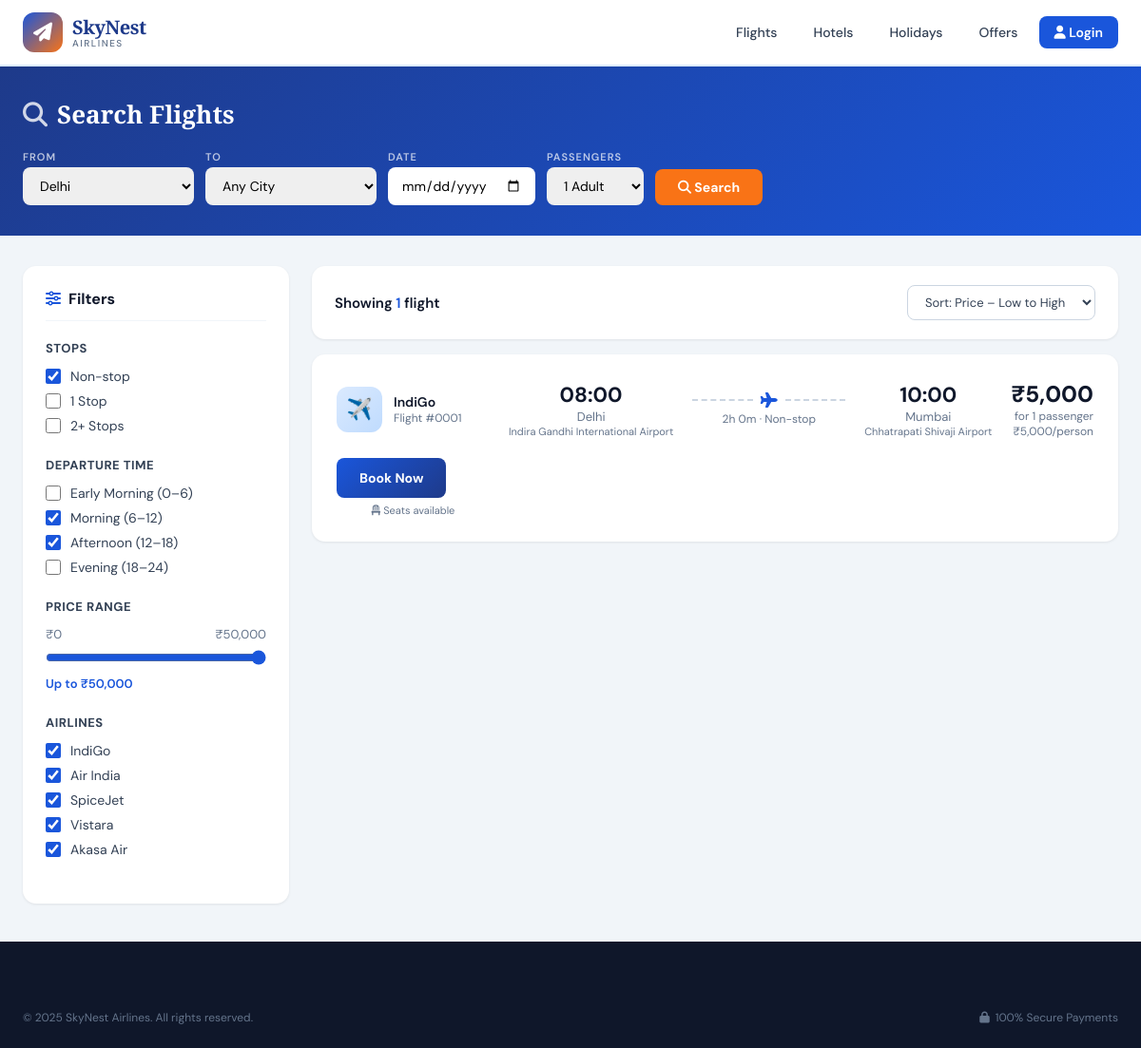
/search.php?from=1, run on the app's committed database.
### tables this page shows
CREATE TABLE `flights` (
  `flight_id` int NOT NULL,
  `airline_id` int DEFAULT NULL,
  `departure_airport` int DEFAULT NULL,
  `arrival_airport` int DEFAULT NULL,
  `departure_time` datetime DEFAULT NULL,
  `arrival_time` datetime DEFAULT NULL,
  `price` int DEFAULT NULL
);

CREATE TABLE `airlines` (
  `airline_id` int NOT NULL,
  `airline_name` varchar(100) NOT NULL,
  `email` varchar(100) DEFAULT NULL,
  `headquarter` varchar(100) DEFAULT NULL
);

CREATE TABLE `airports` (
  `airport_id` int NOT NULL,
  `airport_name` varchar(100) DEFAULT NULL,
  `city` varchar(50) DEFAULT NULL,
  `state` varchar(50) DEFAULT NULL,
  `country` varchar(50) DEFAULT NULL
);

### search.php (the view, shortened to what this page needs)
<?php include 'db.php'; ?>
<?php
$from       = isset($_GET['from']) ? intval($_GET['from']) : 0;
$date       = isset($_GET['date']) ? $_GET['date'] : '';
$passengers = isset($_GET['passengers']) ? intval($_GET['passengers']) : 1;
$airports = [];
$res = $conn->query("SELECT airport_id, airport_name, city FROM airports ORDER BY city");
if ($res) while ($row = $res->fetch_assoc()) $airports[] = $row;
$flights = [];
$where = [];
if ($from) $where[] = "f.departure_airport = $from";
$sql = "SELECT f.flight_id, f.price, f.departure_time, f.arrival_time,
               al.airline_name, al.airline_id,
               a1.city AS dep_city, a1.airport_name AS dep_airport, a1.country AS dep_country,
               a2.city AS arr_city, a2.airport_name AS arr_airport, a2.country AS arr_country,
               fs.departure_date, fs.gate_number, fs.status, fs.schedule_id
        FROM flights f
        JOIN airlines al ON f.airline_id = al.airline_id
        JOIN airports a1 ON f.departure_airport = a1.airport_id
        JOIN airports a2 ON f.arrival_airport = a2.airport_id
        LEFT JOIN flight_schedule fs ON fs.flight_id = f.flight_id";
if (!empty($where)) $sql .= " WHERE " . implode(' AND ', $where);
$sql .= " ORDER BY f.price ASC";
$result = $conn->query($sql);
if ($result) while ($row = $result->fetch_assoc()) $flights[] = $row;
?>
<!DOCTYPE html>
<html lang="en">
<head>
    <link rel="stylesheet" href="style.css">
    <link rel="stylesheet" href="https://cdnjs.cloudflare.com/ajax/libs/font-awesome/6.5.0/css/all.min.css">
</head>
<body>
<nav class="navbar">
    <div class="nav-container">
        <a href="index.php" class="logo">
            <div class="logo-icon"><i class="fas fa-paper-plane"></i></div>
            <div class="logo-text">
                <span class="logo-name">SkyNest</span>
                <span class="logo-tagline">Airlines</span>
            </div>
        </a>
        <div class="nav-links">
            <a href="index.php">Flights</a>
            <a href="#">Hotels</a>
            <a href="#">Holidays</a>
            <a href="#">Offers</a>
            <a href="index.php" class="nav-cta"><i class="fas fa-user"></i> Login</a>
        </div>
    </div>
</nav>
<div class="page-header">
    <div class="page-header-container">
        <h1><i class="fas fa-search" style="margin-right:10px;opacity:0.8;"></i>Search Flights</h1>
        <form action="search.php" method="GET" style="margin-top:20px; display:flex; gap:12px; flex-wrap:wrap; align-items:flex-end;">
            <div style="display:flex;flex-direction:column;gap:4px;">
                <label style="font-size:11px;color:rgba(255,255,255,0.7);font-weight:600;text-transform:uppercase;letter-spacing:1px;">From</label>
                <select name="from" style="padding:10px 14px;border-radius:8px;border:none;font-family:inherit;font-size:14px;min-width:180px;">
                    <?php foreach ($airports as $ap): ?>
                        <option value="<?= $ap['airport_id'] ?>" <?= $ap['airport_id'] == $from ? 'selected' : '' ?>>
                            <?= htmlspecialchars($ap['city']) ?>
                        </option>
                    <?php endforeach; ?>
                </select>
            </div>
            <div style="display:flex;flex-direction:column;gap:4px;">
                <label style="font-size:11px;color:rgba(255,255,255,0.7);font-weight:600;text-transform:uppercase;letter-spacing:1px;">To</label>
                <select name="to" style="padding:10px 14px;border-radius:8px;border:none;font-family:inherit;font-size:14px;min-width:180px;">
                    <option value="">Any City</option>
                </select>
            </div>
            <div style="display:flex;flex-direction:column;gap:4px;">
                <label style="font-size:11px;color:rgba(255,255,255,0.7);font-weight:600;text-transform:uppercase;letter-spacing:1px;">Date</label>
                <input type="date" name="date" value="<?= htmlspecialchars($date) ?>" min="<?= date('Y-m-d') ?>" style="padding:10px 14px;border-radius:8px;border:none;font-family:inherit;font-size:14px;">
            </div>
            <div style="display:flex;flex-direction:column;gap:4px;">
                <label style="font-size:11px;color:rgba(255,255,255,0.7);font-weight:600;text-transform:uppercase;letter-spacing:1px;">Passengers</label>
                <select name="passengers" style="padding:10px 14px;border-radius:8px;border:none;font-family:inherit;font-size:14px;">
                    <?php for ($i=1; $i<=6; $i++): ?>
                        <option value="<?=$i?>" <?=$i==$passengers?'selected':''?>><?=$i?> Adult<?=$i>1?'s':''?></option>
                    <?php endfor; ?>
                </select>
            </div>
            <button type="submit" style="padding:10px 24px;background:#f97316;color:white;border:none;border-radius:8px;font-family:inherit;font-size:14px;font-weight:700;cursor:pointer;">
                <i class="fas fa-search"></i> Search
            </button>
        </form>
    </div>
</div>
<div class="results-layout">
    <aside class="filter-panel">
        <h3><i class="fas fa-sliders-h" style="margin-right:8px;color:var(--primary);"></i>Filters</h3>
        <div class="filter-group">
            <h4>Stops</h4>
            <label class="filter-option"><input type="checkbox" checked> Non-stop</label>
            <label class="filter-option"><input type="checkbox"> 1 Stop</label>
            <label class="filter-option"><input type="checkbox"> 2+ Stops</label>
        </div>
        <div class="filter-group">
            <h4>Departure Time</h4>
            <label class="filter-option"><input type="checkbox"> Early Morning (0–6)</label>
            <label class="filter-option"><input type="checkbox" checked> Morning (6–12)</label>
            <label class="filter-option"><input type="checkbox" checked> Afternoon (12–18)</label>
            <label class="filter-option"><input type="checkbox"> Evening (18–24)</label>
        </div>
        <div class="filter-group">
            <h4>Price Range</h4>
            <div style="display:flex;justify-content:space-between;font-size:13px;color:var(--gray-500);margin-bottom:8px;">
                <span>₹0</span><span>₹50,000</span>
            </div>
            <input type="range" min="0" max="50000" value="50000" style="width:100%;accent-color:var(--primary);" oninput="this.nextElementSibling.textContent='Up to ₹'+Number(this.value).toLocaleString()">
            <div style="font-size:13px;color:var(--primary);font-weight:600;margin-top:6px;">Up to ₹50,000</div>
        </div>
        <div class="filter-group">
            <h4>Airlines</h4>
            <?php
            $airlines = [];
            $ar = $conn->query("SELECT DISTINCT airline_name FROM airlines");
            if ($ar) while ($row = $ar->fetch_assoc()) $airlines[] = $row['airline_name'];
            foreach ($airlines as $al): ?>
            <label class="filter-option"><input type="checkbox" checked> <?= htmlspecialchars($al) ?></label>
            <?php endforeach; ?>
        </div>
    </aside>
    <div>
        <div class="results-header">
            <div class="results-count">
                Showing <span><?= count($flights) ?></span> flight<?= count($flights) != 1 ? 's' : '' ?>
            </div>
            <select class="sort-select">
                <option>Sort: Price – Low to High</option>
            </select>
        </div>
        <?php foreach ($flights as $f):
            $dep = new DateTime($f['departure_time']);
            $arr = new DateTime($f['arrival_time']);
            $diff = $dep->diff($arr);
            $duration = $diff->h . 'h ' . $diff->i . 'm';
        ?>
        <div class="flight-card">
            <div class="airline-info">
                <div class="airline-logo">✈️</div>
                <div>
                    <div class="airline-name"><?= htmlspecialchars($f['airline_name']) ?></div>
                    <div class="flight-number">Flight #<?= str_pad($f['flight_id'], 4, '0', STR_PAD_LEFT) ?></div>
                </div>
            </div>
            <div class="time-info">
                <div class="time"><?= $dep->format('H:i') ?></div>
                <div class="airport-code"><?= htmlspecialchars($f['dep_city']) ?></div>
                <div style="font-size:11px;color:var(--gray-500);"><?= htmlspecialchars($f['dep_airport']) ?></div>
            </div>
            <div class="duration-info">
                <div class="duration-line">
                    <hr>
                    <i class="fas fa-plane"></i>
                    <hr>
                </div>
                <div class="duration-text"><?= $duration ?> · Non-stop</div>
            </div>
            <div class="time-info">
                <div class="time"><?= $arr->format('H:i') ?></div>
                <div class="airport-code"><?= htmlspecialchars($f['arr_city']) ?></div>
                <div style="font-size:11px;color:var(--gray-500);"><?= htmlspecialchars($f['arr_airport']) ?></div>
            </div>
            <div class="flight-price">
                <div class="price">₹<?= number_format($f['price'] * $passengers) ?></div>
                <div class="price-label">for <?= $passengers ?> passenger<?= $passengers > 1 ? 's' : '' ?></div>
                <div style="font-size:12px;color:var(--gray-500);">₹<?= number_format($f['price']) ?>/person</div>
            </div>
            <div>
                <a href="passenger.php?flight_id=<?= $f['flight_id'] ?>&passengers=<?= $passengers ?>&schedule_id=<?= $f['schedule_id'] ?>" class="btn-book">
                    Book Now
                </a>
                <div style="font-size:11px;color:var(--gray-500);text-align:center;margin-top:6px;">
                    <i class="fas fa-chair"></i> Seats available
                </div>
            </div>
        </div>
        <?php endforeach; ?>
    </div>
</div>
<footer class="footer" style="margin-top:40px;">
    <div class="footer-bottom" style="border-top:none;">
        <span>© 2025 SkyNest Airlines. All rights reserved.</span>
        <span><i class="fas fa-lock" style="margin-right:6px;"></i>100% Secure Payments</span>
    </div>
</footer>
</body>
</html>

### data on the page
flights: airline.airline_name "IndiGo", flight_id "0001", departure_time "08:00", airports.city "Delhi", airports.airport_name "Indira Gandhi International Airport", duration "2h 0m", arrival_time "10:00", airports.city "Mumbai", airports.airport_name "Chhatrapati Shivaji Airport", $f['price']*$passengers "5,000", price "5,000"

### other printed values
$al "IndiGo"
$al "Air India"
$al "SpiceJet"
$al "Vistara"
$al "Akasa Air"
count($flights) "1"
form field from "Delhi"
form field passengers "1 Adult"
